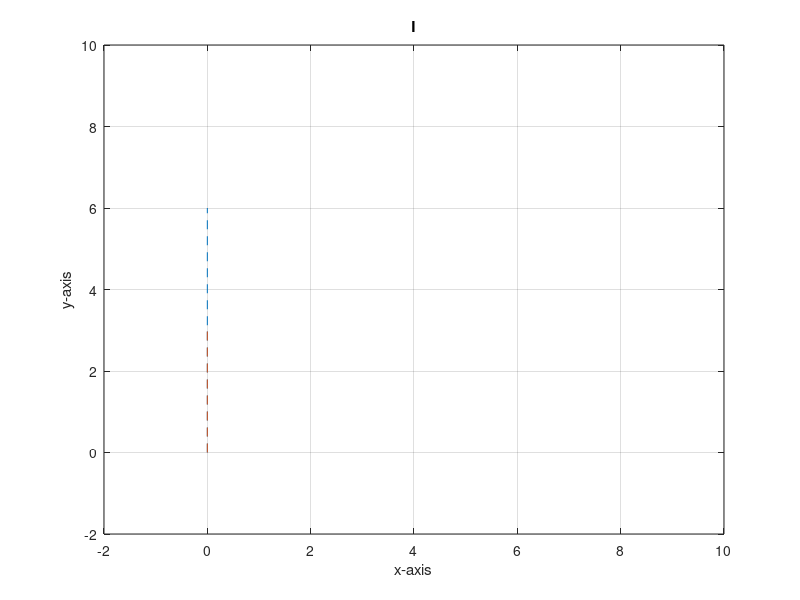

Reproduce this figure in MATLAB.
function draw_I()

p1 = [0, 0];
p2 = [0, 3];
p3 = [0, 6];
pn = [ p1; p2; p3];
plot(pn(:, 1), pn(:, 2), '--');
hold on;
plot([p1(1), p2(1)], [p1(2), p2(2)], '--');
axis([-2 10 -2 10])
grid on;

xlabel('x-axis');

ylabel('y-axis');

title('I');

grid on;

end